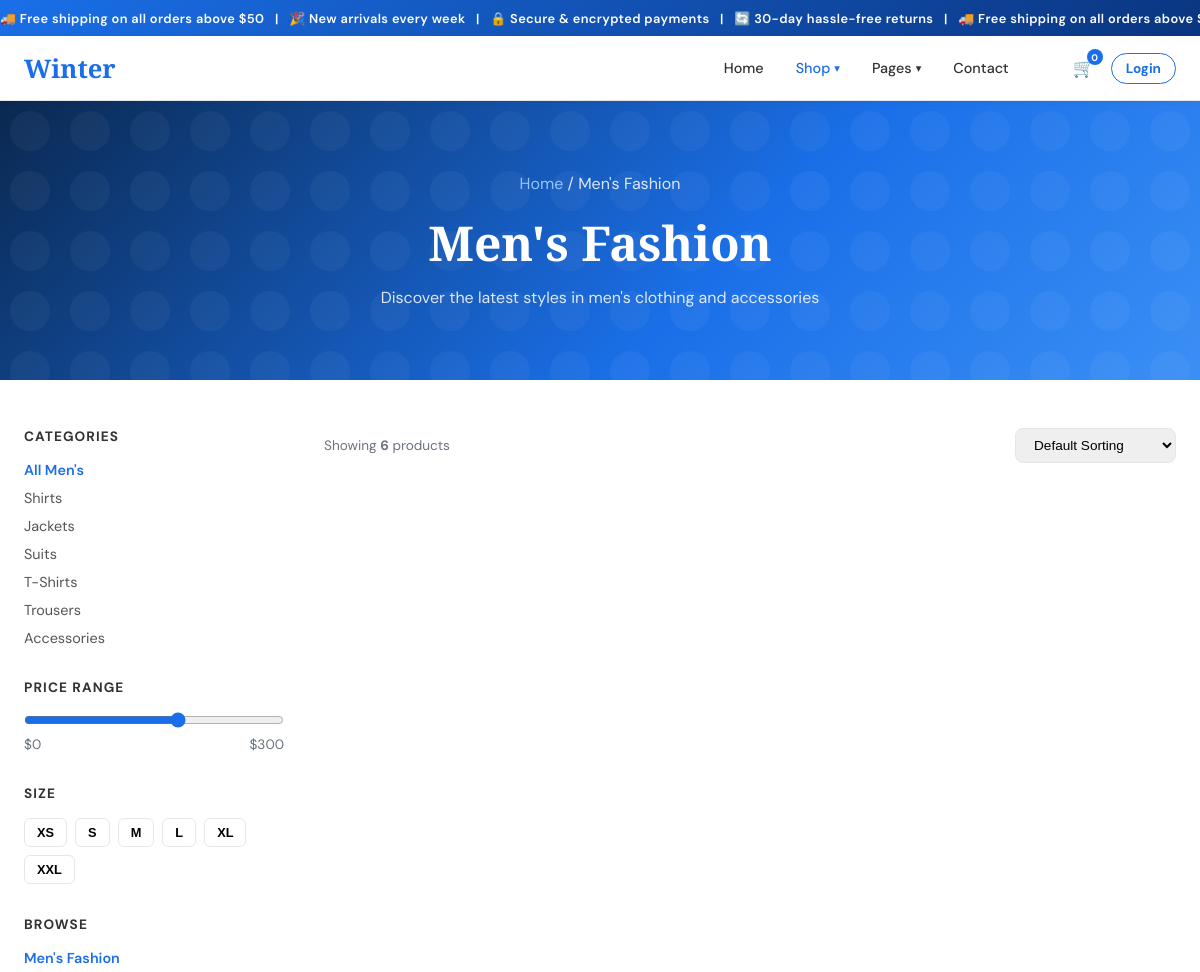
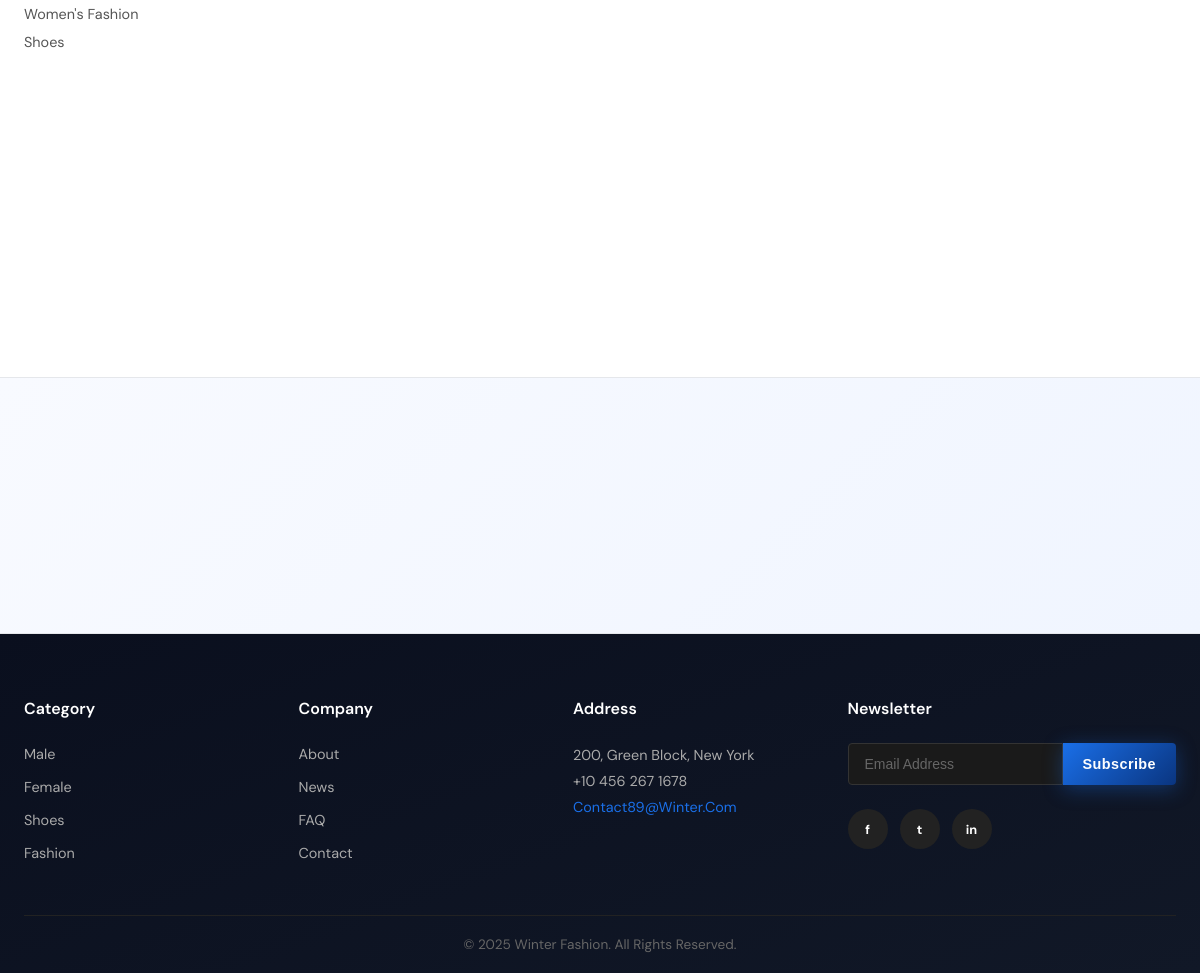
The app's page /male.php with its own data (2 pictures, top to bottom).
### tables this page shows
CREATE TABLE categories (
    id INT AUTO_INCREMENT PRIMARY KEY,
    name VARCHAR(100) NOT NULL,
    slug VARCHAR(100) UNIQUE NOT NULL,
    gender ENUM('men','women','shoes','all') DEFAULT 'all'
);

### shop_layout.php (the view, shortened to what this page needs)
<?php
require_once __DIR__ . '/db.php';
$genderLabel = $gender === 'men' ? "Men's" : ($gender === 'women' ? "Women's" : 'Shoes');
$browseLinks = [
    'male.php'   => "Men's Fashion",
    'female.php' => "Women's Fashion",
    'shoes.php'  => 'Shoes',
];
$currentPage = basename($_SERVER['PHP_SELF']);
$sideCats = mysqli_query($conn, "SELECT * FROM categories WHERE gender='$gender' OR gender='all'");
?>
<div class="shop-layout">
  <aside class="sidebar">
    <div class="sidebar-section">
      <h4>Categories</h4>
      <ul>
        <li><a href="<?= $currentPage ?>" class="active">All <?= $genderLabel ?></a></li>
        <?php while ($cat = mysqli_fetch_assoc($sideCats)): ?>
          <li><a href="#"><?= htmlspecialchars($cat['name']) ?></a></li>
        <?php endwhile; ?>
      </ul>
    </div>
    <div class="sidebar-section">
      <h4>Price Range</h4>
      <div class="price-range">
        <input type="range" min="0" max="500" value="300" id="priceRange" oninput="document.getElementById('priceVal').textContent='$'+this.value">
        <div class="price-range-vals"><span>$0</span><span id="priceVal">$300</span></div>
      </div>
    </div>
    <div class="sidebar-section">
      <h4>Size</h4>
      <div style="display:flex;flex-wrap:wrap;gap:8px">
        <?php foreach (['XS','S','M','L','XL','XXL'] as $sz): ?>
          <button class="sidebar-size-btn" onclick="this.classList.toggle('active-size')"><?= $sz ?></button>
        <?php endforeach; ?>
      </div>
    </div>
    <div class="sidebar-section">
      <h4>Browse</h4>
      <ul>
        <?php foreach ($browseLinks as $href => $label): ?>
          <li><a href="<?= $href ?>" <?= $href===$currentPage?'class="active"':'' ?>><?= $label ?></a></li>
        <?php endforeach; ?>
      </ul>
    </div>
  </aside>
  <main>
    <?php
    $allRows = [];
    while ($products && $p = mysqli_fetch_assoc($products)) $allRows[] = $p;
    $count = count($allRows);
    ?>
    <div class="shop-grid-header">
      <p style="font-size:.85rem;color:#6b7280">Showing <strong><?= $count ?></strong> products</p>
      <select onchange="" style="padding:8px 14px;border:1.5px solid #e5e7eb;border-radius:8px;font-size:.85rem;outline:none">
        <option>Default Sorting</option>
      </select>
    </div>
    <div class="shop-grid">
    </div>
  </main>
</div>

### style.css (style rules this page uses)
*, *::before, *::after { box-sizing: border-box; margin: 0; padding: 0; }
html { scroll-behavior: smooth; }
body { font-family: 'DM Sans', sans-serif; color: #1a1a1a; background: #fff; overflow-x: hidden; }
a { text-decoration: none; color: inherit; transition: color 0.2s; }
ul { list-style: none; }
:root { --blue: #1a6fe8; --blue-dark: #145bc4; --black: #111; --gray: #6b7280; --light: #f3f6fb; --border: #e5e7eb; --gradient: linear-gradient(135deg, #1a6fe8 0%, #0a3580 100%); --shadow-md: 0 8px 32px rgba(26,111,232,0.12); --shadow-lg: 0 20px 60px rgba(26,111,232,0.16); --radius: 12px; }
.shop-layout { max-width: 1280px; margin: 48px auto 80px; padding: 0 24px; display: grid; grid-template-columns: 260px 1fr; gap: 40px; }
.sidebar { position: sticky; top: 80px; align-self: start; }
.sidebar-section { margin-bottom: 32px; }
.sidebar-section h4 { font-size: 0.85rem; font-weight: 700; text-transform: uppercase; letter-spacing: 0.08em; margin-bottom: 16px; color: #333; }
.sidebar-section ul li { margin-bottom: 10px; }
.sidebar-section ul li a { font-size: 0.9rem; color: #555; display: flex; justify-content: space-between; }
.sidebar-section ul li a.active { color: var(--blue); font-weight: 600; }
.price-range { display: flex; flex-direction: column; gap: 8px; }
.price-range input[type=range] { width: 100%; accent-color: var(--blue); }
.price-range-vals { display: flex; justify-content: space-between; font-size: 0.85rem; color: var(--gray); }
.shop-grid { display: grid; grid-template-columns: repeat(3, 1fr); gap: 24px; }

### shop_layout.php (style rules this page uses)
.shop-grid-header { display:flex;justify-content:space-between;align-items:center;margin-bottom:20px }
.sidebar-size-btn { padding:6px 12px;border:1.5px solid #e5e7eb;background:#fff;border-radius:6px; font-size:.8rem;font-weight:600;cursor:pointer;transition:all .2s }

### records on screen
categories: name "Shirts"
categories: name "Jackets"
categories: name "Suits"
categories: name "T-Shirts"
categories: name "Trousers"
categories: name "Accessories"

### other values on screen
$cartCount "0"
$genderLabel "Men's"
$sz "XS"
$sz "S"
$sz "M"
$sz "L"
$sz "XL"
$sz "XXL"
$label "Men's Fashion"
$label "Women's Fashion"
$label "Shoes"
$count "6"
